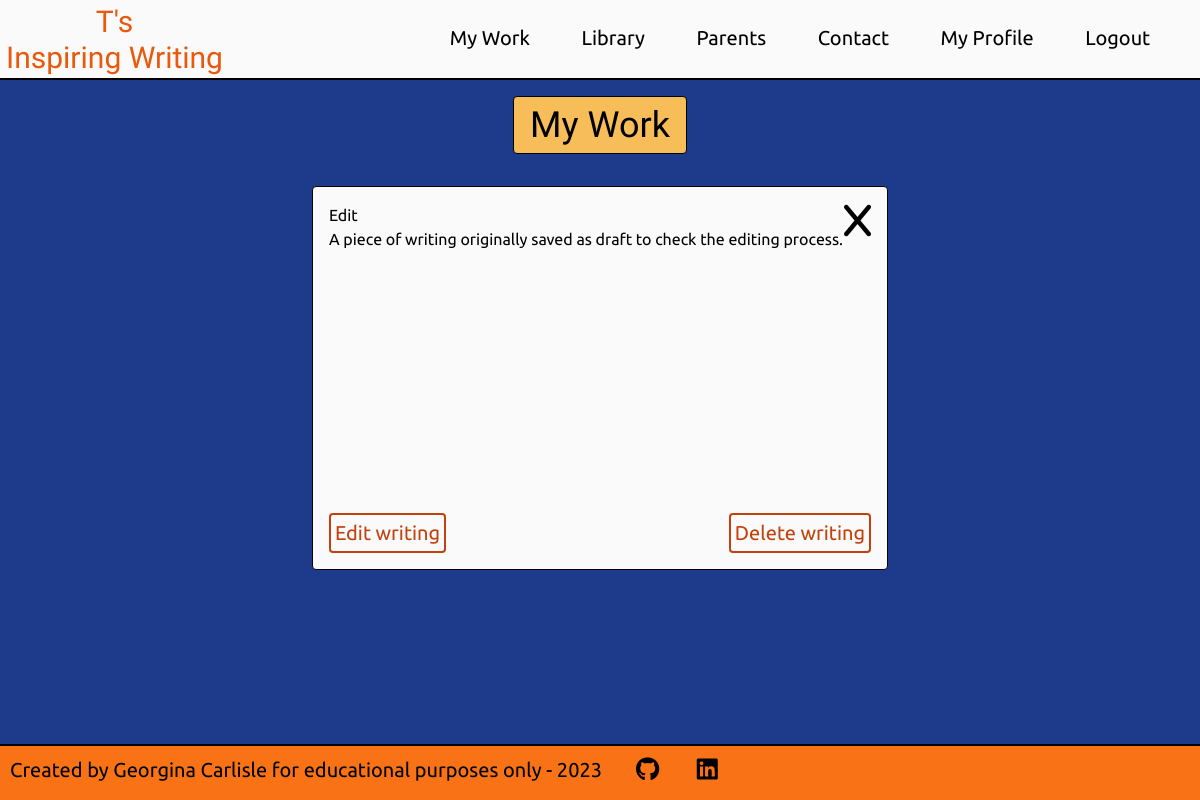
Before: /writing/view/3 (signed in) with the older database file.
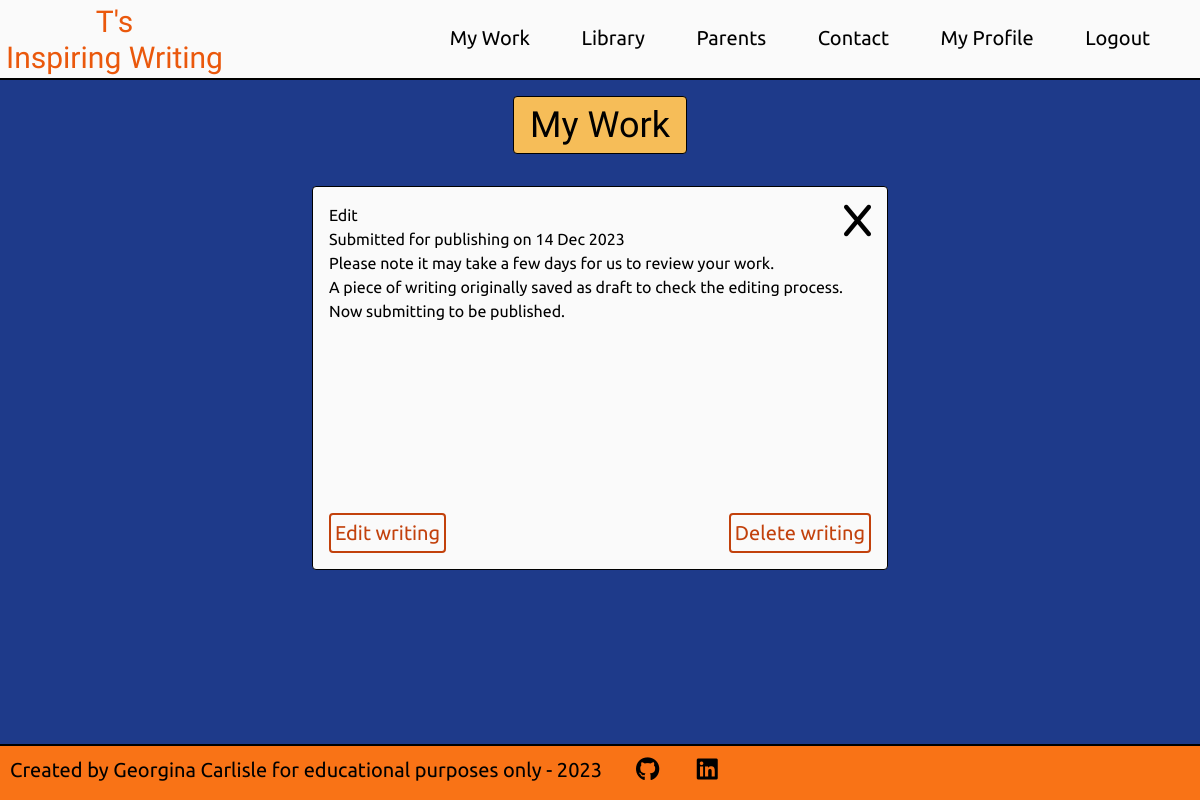
After: the same page with the newer database file.
### writing/models.py (models this page shows, shortened)
class Writing(models.Model):
    title = models.CharField(max_length=50, unique=True)
    slug = models.SlugField(max_length=100, unique=True)
    author = models.ForeignKey(User, on_delete=models.CASCADE, related_name="writing")
    body = models.TextField()
    updated_on = models.DateTimeField(auto_now=True)
    pending_approval = models.BooleanField(default=False)
    date_submitted = models.DateTimeField(null=True, blank=True)
    approved = models.BooleanField(default=False)
    date_approved = models.DateTimeField(null=True, blank=True)
    failed_approval = models.BooleanField(default=False)
    date_failed = models.DateTimeField(null=True, blank=True)
    reason_failed = models.TextField(null=True, blank=True)
    featured = models.BooleanField(default=False)
    class Meta:
        ordering = ['-date_approved']

### writing/views.py (the view)
# urls.py: path('view/<int:writing_id>', views.view_writing_view, name='view')
@login_required
def view_writing_view(request, writing_id):
    writing = get_object_or_404(Writing, pk=writing_id)
    context = {}
    if request.user != writing.author:
        messages.error(request, 'You have been returned to your account home page, \
                       as you were trying to access a page you are not authorised to view.')
        return redirect('account_home')
    context['writing'] = writing
    return render(request, 'view_writing.html', context)

### writing/templates/view_writing.html (shortened to what this page needs)
{% extends 'base.html' %}
{% load static %}
{% block content %}
<div class="bg-blue-900 h-full pb-4 pt-16 lg:pt-20">
    {% include 'my_work_title.html' %}
    <div class="flex justify-center mt-4">
        <div class="border border-black rounded bg-zinc-50 p-4 relative w-11/12 sm:max-w-xl h-96">
            <a
            href="{% url 'my_work' user.id %}"
            title="Return to My Work. Any changes will not be saved."
            class="absolute top-4 right-4">
                <i class="fa-solid fa-x text-4xl" aria-hidden="true"></i>
            </a>
            <div>
                <h2>
                    {{ writing.title }}
                </h2>
                {% if writing.approved %}
                <p>
                    Published on {{ writing.date_approved|date:"d M Y" }}
                </p>
                {% elif writing.pending_approval %}
                <p>
                    Submitted for publishing on {{ writing.date_submitted|date:"d M Y" }}
                </p>
                <p>
                    Please note it may take a few days for us to review your work.
                </p>
                {% endif %}
            </div>
            <div class="overflow-auto mb-12">
                {{ writing.body }}
            </div>
            <a class="absolute left-4 bottom-4 p-1 mt-6 rounded border-orange-700 border-2 border-solid bg-zinc-50 hover:bg-orange-700 text-orange-700 hover:text-white text-lg md:text-xl hover:cursor-pointer w-fit"
            href="{% url 'edit' writing_id=writing.id %}">
            Edit writing
            </a>
            <a class="absolute right-4 bottom-4 p-1 mt-6 rounded border-orange-700 border-2 border-solid bg-zinc-50 hover:bg-orange-700 text-orange-700 hover:text-white text-lg md:text-xl hover:cursor-pointer w-fit"
            href="{% url 'edit' writing_id=writing.id %}">
            Delete writing
            </a>
        </div>
    </div>
    {% endblock%}

Changed rows visible on the page:
changed Writing "Edit": pending_approval False → True (drawn); date_submitted (not shown) → "14 Dec 2023"; body "A piece of writing originally saved as draft to check the editing process." → "A piece of writing originally saved as draft to check the editing process. Now submitting to be published."
Other visible differences:
text now shown: "Submitted for publishing on Please note it may take a few days for us to review your work."
